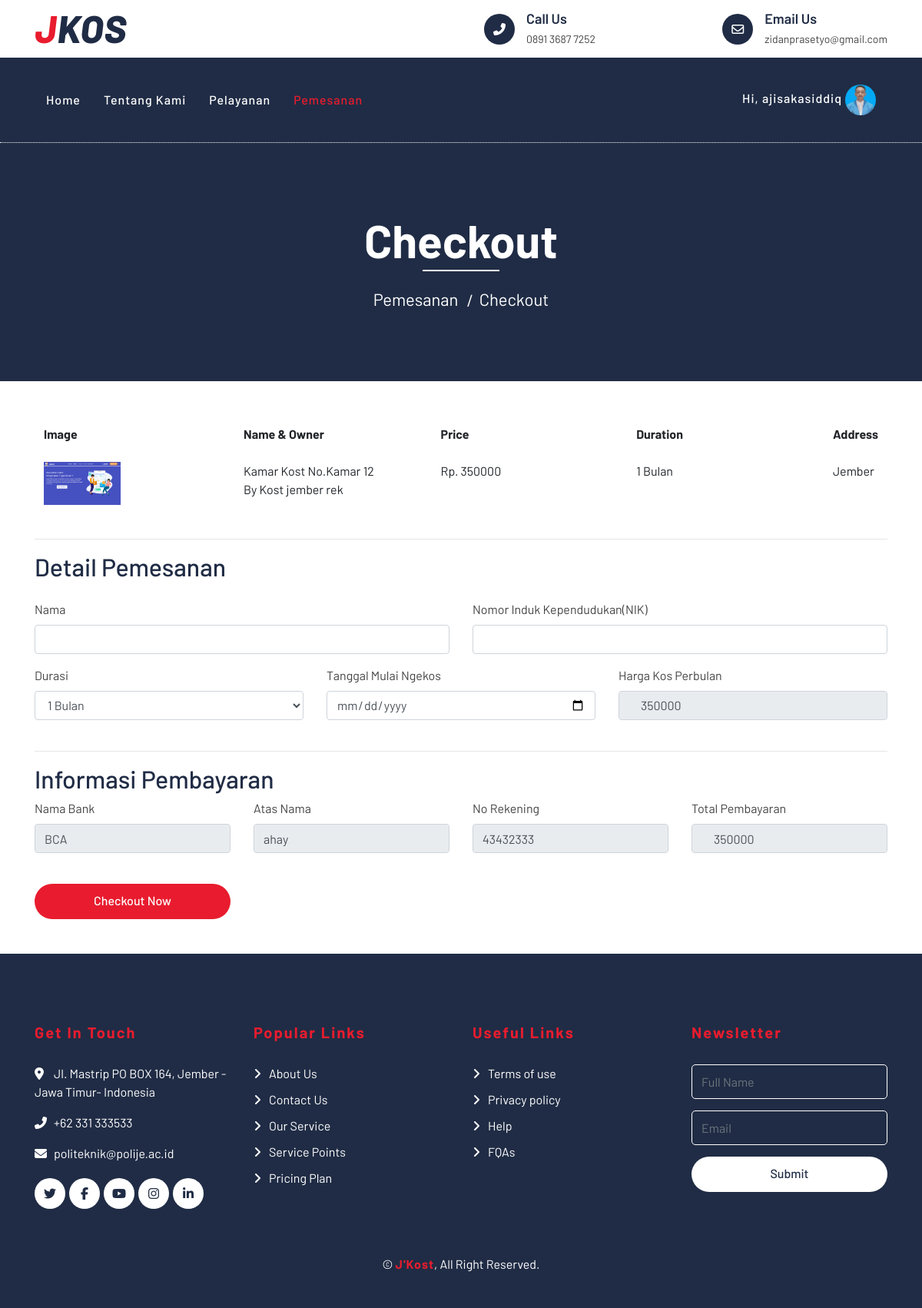
The app's page /checkout?id_kamar=1 (signed in) with its own data.
### tables this page shows
CREATE TABLE `kamar_kost` (
  `id_kamar` int(11) NOT NULL,
  `id_kost` int(11) NOT NULL,
  `jenis_kamar` varchar(255) NOT NULL,
  `no_kamar` varchar(100) NOT NULL,
  `harga` varchar(225) NOT NULL,
  `status_kamar` varchar(255) NOT NULL,
  `foto_kamar_pertama` varchar(225) NOT NULL,
  `foto_kamar_kedua` varchar(225) NOT NULL,
  `foto_kamar_ketiga` varchar(225) NOT NULL,
  `foto_kamar_keempat` varchar(225) NOT NULL,
  `deskripsi` varchar(255) NOT NULL
);

CREATE TABLE `data_kost` (
  `id_kost` int(11) NOT NULL,
  `id_user` int(11) NOT NULL,
  `nama_kost` varchar(255) NOT NULL,
  `alamat` varchar(255) NOT NULL,
  `deskripsi` varchar(255) NOT NULL,
  `foto` varchar(255) DEFAULT NULL,
  `maps` varchar(225) DEFAULT NULL,
  `status` varchar(255) DEFAULT NULL,
  `longtitude` varchar(225) NOT NULL,
  `latitude` varchar(225) NOT NULL
);

CREATE TABLE `rekening` (
  `id_rek` int(11) NOT NULL,
  `id_user` int(11) NOT NULL,
  `Nama_bank` varchar(225) NOT NULL,
  `Nama_rek` varchar(225) NOT NULL,
  `no_rek` varchar(225) NOT NULL
);

### checkout.php (the view, shortened to what this page needs)
<?php
require("koneksi.php");
if (isset($_SESSION['id_user'])) {
  $name = $_SESSION['user_nama'];
  $sesImg = $_SESSION['foto'];
}
?>
<!DOCTYPE html>
<html lang="en">
<head>
  <link href="https://stackpath.bootstrapcdn.com/bootstrap/4.4.1/css/bootstrap.min.css" rel="stylesheet">
  <link href="https://cdnjs.cloudflare.com/ajax/libs/font-awesome/5.10.0/css/all.min.css" rel="stylesheet">
  <link href="lib/flaticon/font/flaticon.css" rel="stylesheet">
  <link href="lib/animate/animate.min.css" rel="stylesheet">
  <link href="lib/owlcarousel/assets/owl.carousel.min.css" rel="stylesheet">
  <link rel="stylesheet" href="node_modules/@fortawesome/fontawesome-free/css/all.css">
  <link href="css/style.css" rel="stylesheet">
</head>
<body>
  <div class="top-bar">
    <div class="container">
      <div class="row align-items-center">
        <div class="col-lg-4 col-md-3">
          <div class="logo">
            <a href="index.html">
              <h1>J<span>KOS</span></h1>
            </a>
          </div>
        </div>
        <div class="col-4 col-md-4">
          <div class="top-bar-item">
            <div class="top-bar-icon">
              <i class="fa fa-phone-alt"></i>
            </div>
            <div class="top-bar-text">
              <h3>Call Us</h3>
              <p>0891 3687 7252</p>
            </div>
          </div>
        </div>
        <div class="col-4 col-md-4">
          <div class="top-bar-item">
            <div class="top-bar-icon">
              <i class="far fa-envelope"></i>
            </div>
            <div class="top-bar-text">
              <h3>Email Us</h3>
              <p>zidanprasetyo@gmail.com</p>
            </div>
          </div>
        </div>
      </div>
    </div>
  </div>
  <div class="nav-bar">
    <div class="container">
      <nav class="navbar navbar-expand-lg bg-dark navbar-dark">
        <div class="collapse navbar-collapse justify-content-between" id="navbarCollapse">
          <div class="navbar-nav mr-auto">
            <a href="index" class="nav-item nav-link ">Home</a>
            <a href="about" class="nav-item nav-link">Tentang Kami</a>
            <a href="service" class="nav-item nav-link ">Pelayanan</a>
            <a href="order" class="nav-item nav-link active">Pemesanan</a>
          </div>
          <div class="ml-auto">
            <?php if (isset($_SESSION['id_user'])) { ?>
              <ul class="navbar-nav d-lg-flex">
                <li class="nav-item dropdown">
                  <a href="" class="nav-link" id="navbarDropdown" role="button" data-toggle="dropdown">
                    Hi, <?php echo $name; ?>
                    <img src="img/<?= $sesImg;  ?>" alt="" class="rounded-circle m-0 p-0 profile-picture" height="50px">
                  </a>
                </li>
              </ul>
            <?php
            } elseif (!isset($_SESSION['id_user'])) { ?>
              <a href="register.php" class="btn-regis ">Register</a>
              <a href="login.php" class="btn btn-custom">Login</a>
            <?php } ?>
          </div>
        </div>
      </nav>
    </div>
  </div>
  <div class="page-header">
    <div class="container">
      <div class="row">
        <div class="col-12">
          <h2>Checkout</h2>
        </div>
        <div class="col-12">
          <a href="order">Pemesanan</a>
          <a href="">Checkout</a>
        </div>
      </div>
    </div>
  </div>
  <?php
  $id = $_GET['id_kamar'];
  $queryKost = "SELECT data_kost.longtitude,data_kost.latitude,data_kost.alamat,kamar_kost.id_kamar,data_kost.nama_kost, kamar_kost.no_kamar,kamar_kost.harga,kamar_kost.foto_kamar_pertama,kamar_kost.foto_kamar_kedua,kamar_kost.foto_kamar_ketiga,kamar_kost.foto_kamar_keempat,kamar_kost.status_kamar,kamar_kost.deskripsi,rekening.Nama_rek,rekening.Nama_bank,rekening.no_rek,rekening.id_rek
  FROM kamar_kost
  INNER JOIN data_kost ON kamar_kost.id_kost=data_kost.id_kost
  INNER JOIN user_detail ON data_kost.id_user=data_kost.id_user
  INNER JOIN rekening ON rekening.id_user=user_detail.id_user
                WHERE kamar_kost.status_kamar = 'Tersedia' and kamar_kost.id_kamar = '$id'";
  $result = mysqli_query($koneksi, $queryKost);
  while ($row = mysqli_fetch_array($result)) {
    $noKamar = $row['no_kamar'];
    $namaKost = $row['nama_kost'];
    $harga = $row['harga'];
    $foto = $row['foto_kamar_pertama'];
    $naRek = $row['Nama_rek'];
    $naBank = $row['Nama_bank'];
    $noRek = $row['no_rek'];
  }
  ?>
  <div class="page-content page-cart">
    <section class="store-cart">
      <div class="container">
        <div class="row" data-aos="fade-up" data-aos-delay="100">
          <div class="col-12 table-responsive">
            <table class="table table-borderless table-cart" aria-describedby="Cart">
              <thead>
                <tr>
                  <th scope="col">Image</th>
                  <th scope="col">Name &amp; Owner</th>
                  <th scope="col">Price</th>
                  <th scope="col">Duration</th>
                  <th scope="col">Address</th>
                </tr>
              </thead>
              <tbody>
                <tr>
                  <td style="width: 25%;">
                    <img src="img/<?= $foto; ?>" alt="" width="100px" />
                  </td>
                  <td style="width: 25%;">
                    <div class="product-title">Kamar Kost No.Kamar <?= $noKamar; ?></div>
                    <div class="product-subtitle">By <?= $namaKost; ?></div>
                  </td>
                  <td style="width: 25%;">
                    <div id="total" class="product-title">Rp. <?= $harga; ?></div>
                  </td>
                  <td style="width: 25%;">
                    <div class="product-title"><span id="selected">1</span> Bulan</div>
                  </td>
                  <td style="width: 25%;">
                    <div class="product-title">Jember</div>
                  </td>
                </tr>
              </tbody>
            </table>
          </div>
        </div>
        <div class="row" data-aos="fade-up" data-aos-delay="150">
          <div class="col-12">
            <hr />
          </div>
          <div class="col-12">
            <h2 class="mb-4">Detail Pemesanan</h2>
          </div>
        </div>
        <form action="" method="post">
          <div class="row mb-2" data-aos="fade-up" data-aos-delay="200">
            <div class="col-md-6">
              <div class="form-group">
                <label for="nama">Nama</label>
                <input type="text" class="form-control" id="nama" aria-describedby="emailHelp" name="txt_nama" />
              </div>
            </div>
            <div class="col-md-6">
              <div class="form-group">
                <label for="nik">Nomor Induk Kependudukan(NIK) </label>
                <input type="text" class="form-control" id="nik" name="txt_nik" />
              </div>
            </div>
            <div class="col-md-4">
              <div class="form-group">
                <label for="">Durasi</label>
                <select name="txt_durasi" id="package" class="form-control">
                  <option value="1">1 Bulan</option>
                </select>
              </div>
            </div>
            <div class="col-md-4">
              <div class="form-group">
                <label for="tgl">Tanggal Mulai Ngekos</label>
                <input type="date" class="form-control" id="tgl" name="tgl_kos" />
              </div>
            </div>
            <div class="col-md-4">
              <div class="form-group">
                <label for="harga_kos">Harga Kos Perbulan</label>
                <input value="<?= $harga; ?>" type="text" class="form-control" name="hargakos" id="price" readonly />
              </div>
            </div>
          </div>
          <div class="row" data-aos="fade-up" data-aos-delay="150">
            <div class="col-12">
              <hr />
            </div>
            <div class="col-12">
              <h2>Informasi Pembayaran </h2>
            </div>
          </div>
          <div class="row" data-aos="fade-up" data-aos-delay="200">
            <div class="col-md-3">
              <div class="form-group">
                <label for="namabank">Nama Bank</label>
                <input type="text" class="form-control" id="namabank" name="bank_pemilik" value="<?= $naBank; ?>" readonly />
              </div>
            </div>
            <div class="col-md-3">
              <div class="form-group">
                <label for="atasnama">Atas Nama</label>
                <input type="text" class="form-control" id="atasnama" name="nama_rek" value="<?= $naRek; ?>" readonly />
              </div>
            </div>
            <div class="col-md-3">
              <div class="form-group">
                <label for="norek">No Rekening</label>
                <input type="text" class="form-control" id="norek" name="no_rek" value="<?= $noRek; ?>" readonly />
              </div>
            </div>
            <div class="col-md-3">
              <div class="form-group">
                <label for="mobile">Total Pembayaran</label>
                <input id="total" type="text" class="form-control" id="mobile" name="bayar" value="<?= $harga; ?>" readonly />
              </div>
            </div>
            <div class="col-8 col-md-3">
              <button type="submit" name="sewa" class="btn btn-custom mt-4 px-4 btn-block">
                Checkout Now
              </button>
            </div>
        </form>
      </div>
  </div>
  <div class="footer">
    <div class="container">
      <div class="row">
        <div class="col-lg-3 col-md-6">
          <div class="footer-contact">
            <h2>Get In Touch</h2>
            <p><i class="fa fa-map-marker-alt"></i>Jl. Mastrip PO BOX 164, Jember - Jawa Timur- Indonesia</p>
            <p><i class="fa fa-phone-alt"></i>+62 331 333533</p>
            <p><i class="fa fa-envelope"></i>politeknik@polije.ac.id</p>
            <div class="footer-social">
              <a class="btn" href=""><i class="fab fa-twitter"></i></a>
              <a class="btn" href=""><i class="fab fa-facebook-f"></i></a>
              <a class="btn" href=""><i class="fab fa-youtube"></i></a>
              <a class="btn" href=""><i class="fab fa-instagram"></i></a>
              <a class="btn" href=""><i class="fab fa-linkedin-in"></i></a>
            </div>
          </div>
        </div>
        <div class="col-lg-3 col-md-6">
          <div class="footer-link">
            <h2>Popular Links</h2>
            <a href="">About Us</a>
            <a href="">Contact Us</a>
            <a href="">Our Service</a>
            <a href="">Service Points</a>
            <a href="">Pricing Plan</a>
          </div>
        </div>
        <div class="col-lg-3 col-md-6">
          <div class="footer-link">
            <h2>Useful Links</h2>
            <a href="">Terms of use</a>
            <a href="">Privacy policy</a>
            <a href="">Help</a>
            <a href="">FQAs</a>
          </div>
        </div>
        <div class="col-lg-3 col-md-6">
          <div class="footer-newsletter">
            <h2>Newsletter</h2>
            <form>
              <input class="form-control" placeholder="Full Name">
              <input class="form-control" placeholder="Email">
              <button class="btn btn-custom">Submit</button>
            </form>
          </div>
        </div>
      </div>
    </div>
    <div class="container copyright">
      <p>&copy; <a href="index.html">J'Kost</a>, All Right Reserved.</p>
    </div>
  </div>
</body>
</html>

### records on screen
kamar_kost: foto_kamar_pertama (picture), no_kamar "12", id_kost.nama_kost "Kost jember rek", harga "350000", hargakos "350000", bank_pemilik "BCA", nama_rek "ahay", no_rek "43432333", bayar "350000"

### other values on screen
$name "ajisakasiddiq"
